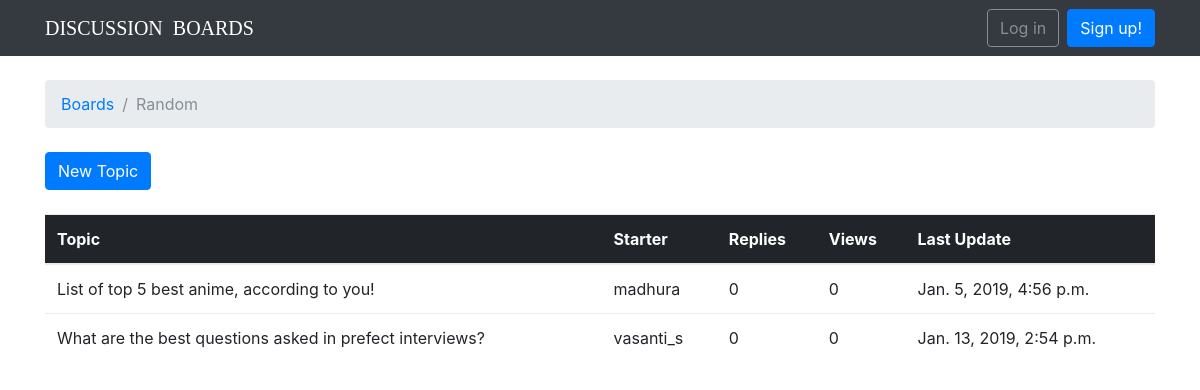
/boards/3/, run on the app's committed database.
### boards/models.py (models this page shows, shortened)
class Board(models.Model):
	name = models.CharField(max_length=30, unique=True)
	description = models.CharField(max_length=150)

class Topic(models.Model):
	subject = models.CharField(max_length=200)
	last_updated = models.DateTimeField(auto_now_add=True)
	board = models.ForeignKey(Board, related_name='topics', on_delete=models.CASCADE)
	starter = models.ForeignKey(User, related_name='topics', on_delete=models.PROTECT)

### boards/views.py (the view)
# urls.py: url(r'^boards/(?P<pk>\d+)/$', boards_views.board_topics, name='board_topics'),
def board_topics(request, pk):
	board = get_object_or_404(Board, pk=pk)
	return render(request, 'topics.html', {'board': board})

### templates/topics.html (shortened to what this page needs)
{% extends 'base.html' %}
{% block breadcrumb %}
<li class="breadcrumb-item"><a href="{% url 'home' %}">Boards</a></li>
<li class="breadcrumb-item active">{{ board.name }}</li>
{% endblock %}
{% block content %}
        <div class="mb-4">
        	<a href="{% url 'new_topic' board.pk %}" class="btn btn-primary">New Topic</a>
        </div>
		<table class="table">
			<thead class="thead-inverse">
			<tr>
				<th>Topic</th>
				<th>Starter</th>
				<th>Replies</th>
				<th>Views</th>
				<th>Last Update</th>
			</tr>
		    </thead>
		    <tbody>
		    	{% for topic in board.topics.all %}
		    	  <tr>
		    	  	<td> {{ topic.subject }} </td>
		    	  	<td> {{ topic.starter.username }} </td>
		    	  	<td class="align-middle">0</td>
		    	  	<td class="align-middle">0</td>
		    	  	<td> {{ topic.last_updated }} </td>
		    	  </tr>
		    	{% endfor %}
		    </tbody>
		</table>
{% endblock %}

### data on the page
Board: name "Random"
Topic: subject "List of top 5 best anime, according to you!", starter.username "madhura", last_updated "Jan. 5, 2019, 4:56 p.m."
Topic: subject "What are the best questions asked in prefect interviews?", starter.username "vasanti_s", last_updated "Jan. 13, 2019, 2:54 p.m."
